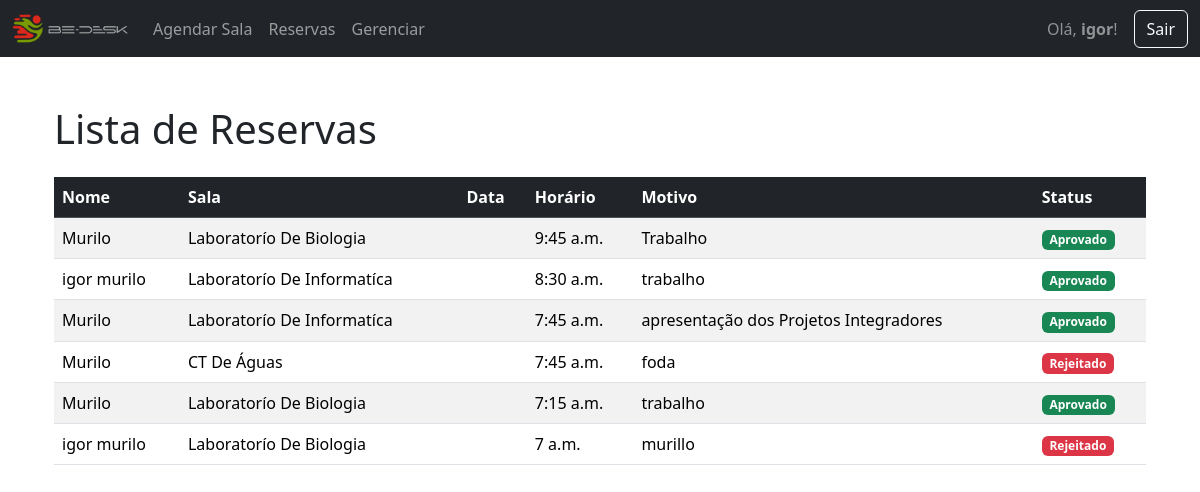
/reservas/ (signed in), run on an earlier commit of the app's database.
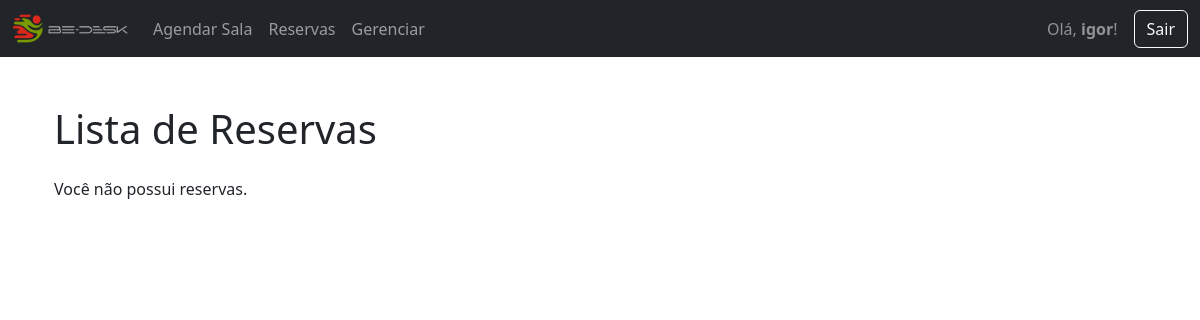
And on a later commit of the database.
### bedesk/models.py (models this page shows, shortened)
class Agendamento(models.Model):
    STATUS_CHOICES = [
        ('PENDENTE', 'Pendente'), # O valor que vai para o banco (melhor em CAPS)
        ('APROVADO', 'Aprovado'), # O valor que o usuário vê (após a vírgula)
        ('REJEITADO', 'Rejeitado'),
    ]
    nome = models.CharField(max_length=100) # Nome do Agendamento (ex: Reunião de Marketing)
    sala = models.ForeignKey(Sala, on_delete=models.CASCADE)
    motivo = models.TextField()
    horario = models.TimeField()
    data_inicio = models.DateTimeField(null=True, blank=True)
    data_fim = models.DateTimeField(null=True, blank=True)
    status = models.CharField(
        max_length=10,
        choices=STATUS_CHOICES,
        default='PENDENTE' # Valor padrão para novas reservas
    )
    sala = models.ForeignKey(Sala, on_delete=models.CASCADE)
    usuario = models.ForeignKey(User, on_delete=models.CASCADE)
    class Meta:
        verbose_name_plural = "Agendamentos"
        indexes = [
            models.Index(fields=['status']),
        ]

class Sala(models.Model):
    nome = models.CharField(max_length=100)
    capacidade = models.IntegerField(default=1)

### bedesk/views.py (the view)
# urls.py: path('reservas/', views.lista_reservas, name='lista_reserva'),
@login_required
def lista_reservas(request):
    reservas = Agendamento.objects.filter(usuario=request.user).order_by('-data_inicio', '-horario')
    context = {'reservas': reservas}
    return render(request, 'bedesk/lista_reservas.html', context)

### bedesk/templates/bedesk/lista_reservas.html (shortened to what this page needs)
{% extends 'bedesk/base.html' %}
{% block content %}
    <main class="container mt-4">
        <h1 class="mb-4">Lista de Reservas</h1>
        {% if reservas %}
        <div class="table-responsive">
            <table class="table table-striped table-hover align-middle">
                <thead class="table-dark">
                    <tr>
                        <th>Nome</th>
                        <th>Sala</th>
                        <th>Data</th>
                        <th>Horário</th>
                        <th>Motivo</th>
                        <th>Status</th>
                    </tr>
                </thead>
                <tbody>
                    {% for reserva in reservas %}
                    <tr>
                        <td>{{ reserva.nome }}</td>
                        <td>{{ reserva.sala.nome }}</td>
                        <td>{{ reserva.data|date:"d/m/Y" }}</td>
                        <td>{{ reserva.horario }}</td>
                        <td>{{ reserva.motivo }}</td>
                        {% if reserva.status == 'APROVADO' %}
                            <td><span class="badge bg-success">{{ reserva.get_status_display }}</span></td>
                        {% elif reserva.status == 'REJEITADO' %}
                            <td><span class="badge bg-danger">{{ reserva.get_status_display }}</span></td>
                        {% else %}
                            <td><span class="badge bg-warning text-dark">{{ reserva.get_status_display }}</span></td>
                        {% endif %}
                    </tr>
                    {% empty %}
                    <tr>
                        <td colspan="7" class="text-center">Nenhuma reserva encontrada.</td>
                    </tr>
                    {% endfor %}
                </tbody>
            </table>
        </div>
        {% else %}
            <p>Você não possui reservas.</p>
        {% endif %}
    </main>
{% endblock %}

### bedesk/templates/bedesk/base.html (shortened to what this page needs)
{% load static %}
<!DOCTYPE html>
<html lang="pt-br">
{% block head %}<head>
    <link href="https://cdn.jsdelivr.net/npm/bootstrap@5.3.3/dist/css/bootstrap.min.css"
          rel="stylesheet"
>
    <link rel="stylesheet" href="https://cdnjs.cloudflare.com/ajax/libs/font-awesome/6.4.0/css/all.min.css">
{% endblock %}</head>
<body>
{% block nav %}
    <nav class="navbar navbar-expand-lg navbar-dark bg-dark">
        <div class="container-fluid">
            <a class="navbar-brand" href="{% url 'inicio' %}">
                <img src="{% static 'img/logo1.png' %}"
                     alt="Logo BE-Desk - Voltar ao Início"
                     height="30"
                     class="d-inline-block align-text-top">
            </a>
            <div class="collapse navbar-collapse" id="navbarNav">
                <ul class="navbar-nav">
                    <li class="nav-item">
                        <a class="nav-link" href="{% url 'agendar_sala' %}">Agendar Sala</a>
                    </li>
                    <li class="nav-item">
                        <a class="nav-link" href="{% url 'lista_reserva' %}">Reservas</a>
                    </li>
                    {% if user.is_staff %}
                    <li class="nav-item">
                        <a class="nav-link" href="{% url 'listar_pendentes' %}">Gerenciar</a>
                    </li>
                    {% endif %}
                </ul>
                <ul class="navbar-nav ms-auto align-items-center">
                    {% if user.is_authenticated %}
                        <li class="nav-item me-3">
                            <span class="navbar-text text-white-50">Olá, <strong>{{ user.username }}</strong>!</span>
                        </li>
                        <li class="nav-item">
                            <a class="btn btn-outline-light" href="{% url 'logout' %}">Sair</a>
                        </li>
                    {% else %}
                        <li class="nav-item">
                            <a class="btn btn-outline-light" href="{% url 'login' %}">Entrar</a>
                        </li>
                    {% endif %}
                </ul>
            </div>
        </div>
    </nav>
{% endblock %}
    <div class="container mt-5">
        {% block content %}
        {% endblock %}
    </div>
</body>
</html>

What changed in the data, as far as the page shows it:
removed Agendamento: nome "Murilo", sala.nome "Laboratorío De Biologia", horario "9:45 a.m.", motivo "Trabalho", status "Aprovado"
removed Agendamento: nome "igor murilo", sala.nome "Laboratorío De Informatíca", horario "8:30 a.m.", motivo "trabalho", status "Aprovado"
removed Agendamento: nome "Murilo", sala.nome "Laboratorío De Informatíca", horario "7:45 a.m.", motivo "apresentação dos Projetos Integradores", status "Aprovado"
removed Agendamento: nome "Murilo", sala.nome "CT De Águas", horario "7:45 a.m.", motivo "foda", status "Rejeitado"
removed Agendamento: nome "Murilo", sala.nome "Laboratorío De Biologia", horario "7:15 a.m.", motivo "trabalho", status "Aprovado"
removed Agendamento: nome "igor murilo", sala.nome "Laboratorío De Biologia", horario "7 a.m.", motivo "murillo", status "Rejeitado"
Also different on the page:
text no longer shown: "Nome Sala Data Horário Motivo Status"
text now shown: "Você não possui reservas."
